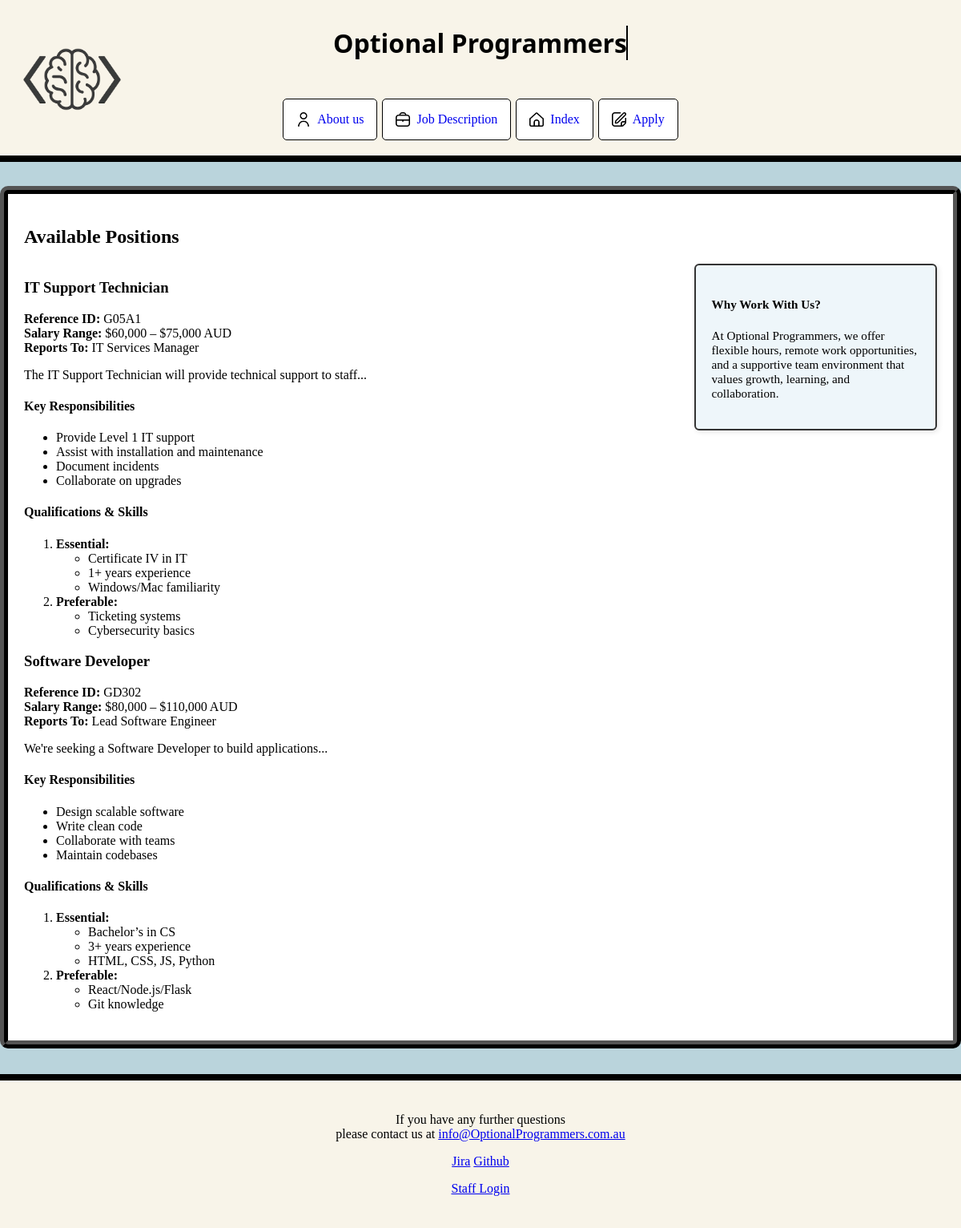
Page /project2/jobs.php on the committed database.
### tables this page shows
CREATE TABLE `jobs` (
  `job_id` int(11) NOT NULL,
  `job_ref` varchar(5) NOT NULL,
  `title` varchar(100) NOT NULL,
  `description` text NOT NULL,
  `salary_range` varchar(50) DEFAULT NULL,
  `reports_to` varchar(100) DEFAULT NULL,
  `responsibilities` text DEFAULT NULL,
  `essential_skills` text DEFAULT NULL,
  `preferable_skills` text DEFAULT NULL
);

### project2/jobs.php (the view, shortened to what this page needs)
<!DOCTYPE html>
<html lang="en">
<head>
  <link rel="stylesheet" href="styles/styles.css">
</head>
<body class="cssbody">
<?php
  include './include_files/header.inc';
  require_once("settings.php");
?>
<main class="entirepage">
  <h2>Available Positions</h2>
  <div class="job-layout">
    <div class="job-content">
      <?php
      $conn = @mysqli_connect($host, $user, $pwd, $sql_db);
      if (!$conn) {
        echo "<p>Database connection failed.</p>";
      } else {
        $query = "SELECT * FROM jobs";
        $result = mysqli_query($conn, $query);
        if ($result && mysqli_num_rows($result) > 0) {
          while ($row = mysqli_fetch_assoc($result)) {
            echo "<section>";
            echo "<h3>" . htmlspecialchars($row['title']) . "</h3>";
            echo "<article>";
            echo "<p><strong>Reference ID:</strong> " . htmlspecialchars($row['job_ref']) . "<br>";
            echo "<strong>Salary Range:</strong> " . htmlspecialchars($row['salary_range']) . "<br>";
            echo "<strong>Reports To:</strong> " . htmlspecialchars($row['reports_to']) . "</p>";
            echo "<p>" . htmlspecialchars($row['description']) . "</p>";
            echo "<h4>Key Responsibilities</h4><ul>";
            foreach (explode("\n", $row['responsibilities']) as $resp) {
              echo "<li>" . htmlspecialchars($resp) . "</li>";
            }
            echo "</ul>";
            echo "<h4>Qualifications & Skills</h4><ol>";
            echo "<li><strong>Essential:</strong><ul>";
            foreach (explode("\n", $row['essential_skills']) as $skill) {
              echo "<li>" . htmlspecialchars($skill) . "</li>";
            }
            echo "</ul></li>";
            echo "<li><strong>Preferable:</strong><ul>";
            foreach (explode("\n", $row['preferable_skills']) as $skill) {
              echo "<li>" . htmlspecialchars($skill) . "</li>";
            }
            echo "</ul></li></ol>";
            echo "</article></section>";
          }
        } else {
          echo "<p>No jobs found in the database.</p>";
        }
      }
      ?>
    </div>
    <aside>
      <h4>Why Work With Us?</h4>
      <p>At Optional Programmers, we offer flexible hours, remote work opportunities, and a supportive team environment that values growth, learning, and collaboration.</p>
    </aside>
  </div>
</main>
<?php include './include_files/footer.inc'; ?>
</body>
</html>

### project2/include_files/header.inc
<body class="cssbody">
    <header>
        <div class="header-flex">
            <a href="index.php">
            <img src="images/logoupdate.jpg" alt="Logo" class="logo">
            </a>
            <div class="center-container">
                <h1 class="typewriter">Optional Programmers</h1>
            </div>
        </div>
        <?php include 'nav.inc';?>
        <hr class="hr">
    </header>

### project2/include_files/nav.inc
<nav>
            <a href="about.php"><img src="images/user.png" width="18" height="18" alt="User Icon"> About us</a>
            <a href="jobs.php"><img src="images/briefcase.png" width="18" height="18" alt="Job Icon"> Job Description</a>
            <a href="index.php"><img src="images/home.png" width="18" height="18" alt="Home Icon"> Index</a>
            <a href="apply.php"><img src="images/edit.png" width="18" height="18" alt="Apply Icon"> Apply</a>
        </nav>

### project2/include_files/footer.inc
    <footer class="indexfooter">
        <p>
            If you have any further questions<br>
            please contact us at <a href="info@OptionalProgrammers.com.au">info@OptionalProgrammers.com.au</a>
        </p>
        <P>
            <a href="https://lucasjurgec.atlassian.net/jira/software/projects/WTP1/boards/68">Jira</a> <a
                href="https://github.com/TwentyTwoCharacters/Web-Tech-Project-1">Github</a>
        </P>
        <p>
        <a href=".\staff\staff_login.php"> Staff Login </a>
    </footer>
</body>

### project2/styles/styles.css (style rules this page uses)
* { font-family: 'Times New Roman', Arial, sans-serif; ; }
header { position: sticky; background: #f8f4e9; width: 100vw; align-self: center; margin-top: 5px #f8f4e9 solid; }
.hr { height: 8px; border: none; background: black; width: 100vw; align-self: left; margin-top: 1em; }
footer { text-align: center; padding: 1.5em 0; background: #f8f4e9 ; margin-top: 2em; border-top: 8px solid black; }
.entirepage { border: ridge 10px black; margin-right: 25%; margin-left: 25%; padding: 10px; box-sizing: border-box; border-radius: 10px; background-color: rgb(255, 255, 255); }
html, body { margin: 0; padding: 0; }
.cssbody { background: rgb(186, 212, 220); ; color: black; overflow-x: hidden; }
.header-flex { display: flex; align-items: center; justify-content: center; position: relative; }
.logo { position: absolute; left: 0em; top: 100%; transform: translateY(-50%); width: 180px; height: auto; }
nav { display: flex; justify-content: center; margin-top: 20px; }
nav a { text-decoration: none black; padding: 1em 1em; border: 1px solid black; background: rgb(255, 255, 255); border-radius: 5px; margin: 3px; display: inline-flex; align-items: center; gap: 0.5em; }
.typewriter { display: inline-block; font-size: 32px; white-space: nowrap; overflow: hidden; border-right: 2px solid black; width: 0; animation: typing 4s steps(30, end) forwards, blink 0.75s step-end infinite; }
.center-container { text-align: center; }
h1 { font: bold 2em 'Segoe UI', sans-serif; text-align: center; margin-top: 1em; }
main.entirepage { max-width: 1200px; margin: 30px auto; padding: 20px; background-color: #ffffff; border: ridge 10px black; box-sizing: border-box; }
.job-layout { display: flex; flex-wrap: wrap; gap: 20px; align-items: flex-start; }
.job-content { flex: 1 1 70%; }
aside { flex: 1 1 25%; border: 2px solid #333; padding: 20px; background-color: #eef6fa; box-shadow: 2px 2px 6px rgba(0, 0, 0, 0.1); box-sizing: border-box; font-size: 0.95em; border-radius: 6px; position: sticky; top: 20px; align-self: flex-start; }

### rows in the picture
jobs: title "IT Support Technician", job_ref "G05A1", salary_range "$60,000 – $75,000 AUD", reports_to "IT Services Manager", description "The IT Support Technician will provide technical support to staff...", responsibilities "Provide Level 1 IT support", responsibilities "Assist with installation and maintenance", responsibilities "Document incidents", responsibilities "Collaborate on upgrades", essential_skills "Certificate IV in IT", essential_skills "1+ years experience", essential_skills "Windows/Mac familiarity", preferable_skills "Ticketing systems", preferable_skills "Cybersecurity basics"
jobs: title "Software Developer", job_ref "GD302", salary_range "$80,000 – $110,000 AUD", reports_to "Lead Software Engineer", description "We're seeking a Software Developer to build applications...", responsibilities "Design scalable software", responsibilities "Write clean code", responsibilities "Collaborate with teams", responsibilities "Maintain codebases", essential_skills "Bachelor’s in CS", essential_skills "3+ years experience", essential_skills "HTML, CSS, JS, Python", preferable_skills "React/Node.js/Flask", preferable_skills "Git knowledge"
